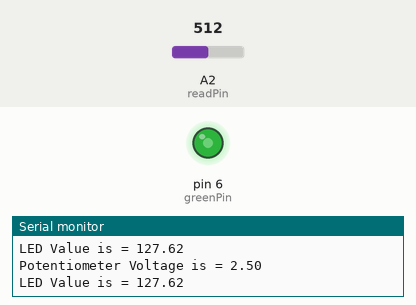
The sketch below on a simulated Arduino Uno, built with avr-gcc and run on an emulated ATmega328P. On the bench: output pins drawn as LEDs (lit = HIGH), the last lines printed to the serial monitor. The inputs (shaded band) are chosen by the test bench; at power-on: A2 (readPin) = 512.

Above: at 1.3 s.
1.4 s: A2 (readPin) set to 716
At 1.8 s:
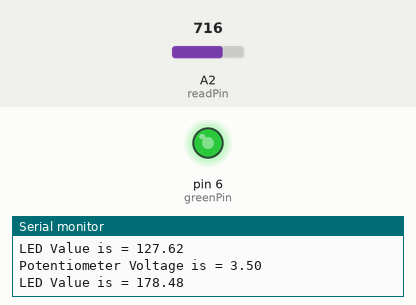
3.0 s: A2 (readPin) set to 900
At 4.2 s:
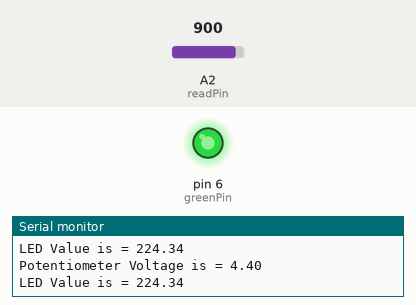
4.5 s: A2 (readPin) set to 122
At 5.6 s:
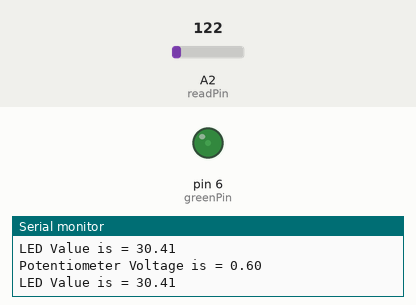
6.0 s: A2 (readPin) set to 0
At 6.9 s:
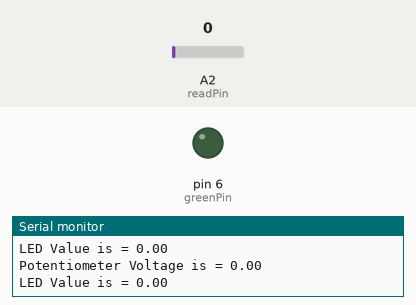
7.5 s: A2 (readPin) set to 511
At 8.1 s:
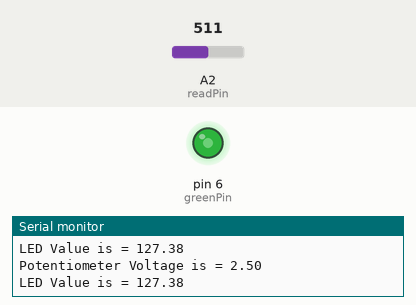
Timing chart, 0 to 10.0 s (numbered marks = the images above; inputs shaded):
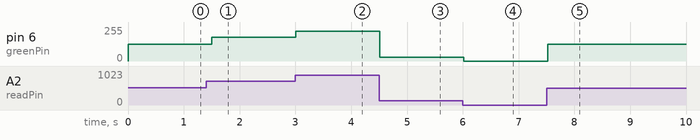

The sketch:

DimmableLED.ino
```cpp
int readPin = A2;
int greenPin = 6;
int delayTime = 500;
float readValue;
float calVal;
float ledVal;
void setup() {
  // put your setup code here, to run once:
pinMode(readPin, INPUT);
pinMode(greenPin, OUTPUT);
Serial.begin(9600);
}

void loop() {
  // put your main code here, to run repeatedly:
readValue = analogRead(readPin);
calVal = (5./1023.)*readValue;
Serial.print("Potentiometer Voltage is = ");
Serial.println(calVal);
ledVal = (255. / 1023.) * readValue;
analogWrite(greenPin, ledVal);
Serial.print("LED Value is = ");
Serial.println(ledVal);

delay(delayTime);
}
```

Measured:
- after the input at 1.4 s, pin 6 (greenPin): 127/255 → 178/255 after 0.10 s
- after the input at 3.0 s, pin 6 (greenPin): 178/255 → 224/255 at once
- after the input at 4.5 s, pin 6 (greenPin): 224/255 → 30/255 at once
- after the input at 6.0 s, pin 6 (greenPin): 30/255 → 0/255 at once
- after the input at 7.5 s, pin 6 (greenPin): 0/255 → 127/255 at once
